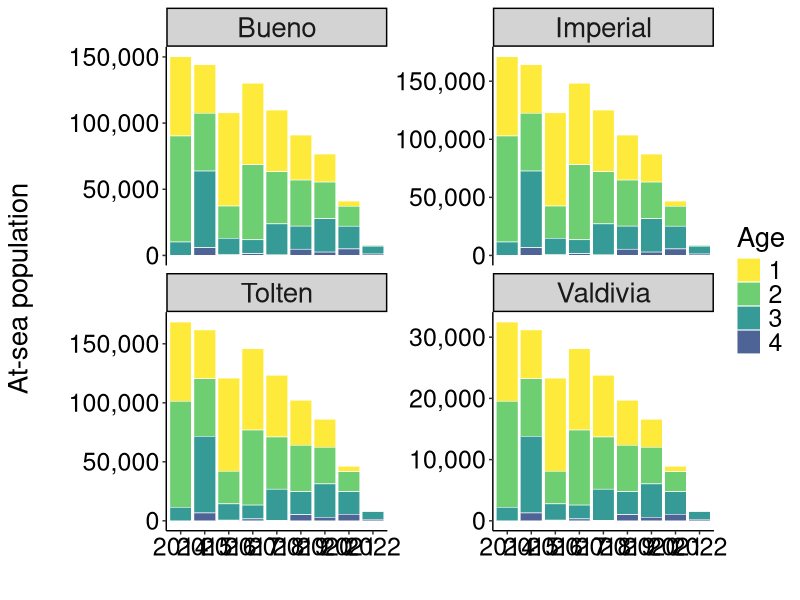
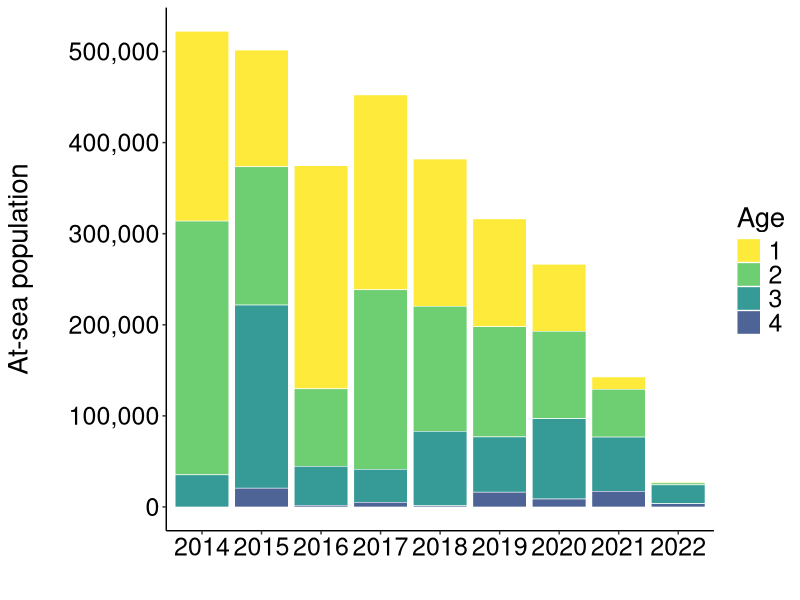

These charts were generated, in order, by the following R code:
# ================================================================
# RETROCÁLCULO POBLACIONAL POR RÍO
# Estima población en el mar antes del retorno
# ================================================================

library(tidyverse)
library(ggplot2)

# ---- Cargar datos ----

print("=== CARGANDO DATOS ===")

# Población por edad, río y año (del script anterior)
poblacion_por_edad <- read.csv("data/data_raw/river-population/age-structure-population-by-river.csv")

print(paste("Datos cargados:", nrow(poblacion_por_edad), "registros"))
print(paste("Ríos:", paste(unique(poblacion_por_edad$Rio), collapse = ", ")))
print(paste("Años:", paste(range(poblacion_por_edad$year), collapse = "-")))

# ---- Parámetros ----

# Mortalidades naturales por edad
# 1.221069147
# 0.677896542
# 0.488438297
# 0.396434143
# 0.343833221
# 0.310838767

# mortalidades <- c(`1` = 1.221069147, `2` = 0.677896542, `3` = 0.488438297, `4` = 0.396434143, `5` = 0.343833221)

mortalidades <- c(`1` = 0.2, `2` = 0.2, `3` = 0.2, `4` = 0.2, `5` = 0.2)

print("Mortalidades naturales:")
print(mortalidades)

# ---- Función retrocálculo por río ----

calcular_retrocalculo_por_rio <- function(datos_poblacion, mortalidades) {
  
  # Preparar datos
  datos_base <- datos_poblacion %>%
    filter(!is.na(N_estimado_por_edad), N_estimado_por_edad > 0) %>%
    mutate(age = as.numeric(age))
  
  # Lista para almacenar resultados
  poblacion_mar_completa <- data.frame()
  
  # Para cada registro de retornantes
  for(i in 1:nrow(datos_base)) {
    rio <- datos_base$Rio[i]
    edad_retorno <- datos_base$age[i]
    anio_retorno <- datos_base$year[i]
    retornantes <- datos_base$N_estimado_por_edad[i]
    
    # Reconstruir cohorte hacia atrás
    poblacion_actual <- retornantes
    
    for(edad_actual in edad_retorno:1) {
      anio_actual <- anio_retorno - (edad_retorno - edad_actual)
      
      # Aplicar mortalidad hacia atrás (excepto en edad de retorno)
      if(edad_actual < edad_retorno) {
        M_edad <- mortalidades[as.character(edad_actual)]
        if(!is.na(M_edad)) {
          poblacion_actual <- poblacion_actual * exp(M_edad)
        }
      }
      
      # Guardar solo si NO es retornante (población en el mar)
      if(edad_actual < edad_retorno) {
        poblacion_mar_completa <- rbind(
          poblacion_mar_completa,
          data.frame(
            year = anio_actual,
            Rio = rio,
            age = edad_actual,
            N_mar = poblacion_actual,
            cohorte_origen = paste(anio_retorno, edad_retorno, sep = "_")
          )
        )
      }
    }
  }
  
  # Sumar contribuciones por año-río-edad
  poblacion_mar_final <- poblacion_mar_completa %>%
    group_by(year, Rio, age) %>%
    summarise(
      N_mar = sum(N_mar, na.rm = TRUE),
      n_cohortes = n_distinct(cohorte_origen),
      .groups = "drop"
    ) %>%
    arrange(Rio, year, age)
  
  return(poblacion_mar_final)
}

# ---- Ejecutar retrocálculo ----

print("\n=== EJECUTANDO RETROCÁLCULO ===")

poblacion_mar_por_rio <- calcular_retrocalculo_por_rio(poblacion_por_edad, mortalidades)

print(paste("Población en mar calculada:", nrow(poblacion_mar_por_rio), "registros"))

# ---- Crear tabla global ----

poblacion_mar_global <- poblacion_mar_por_rio %>%
  group_by(year, age) %>%
  summarise(
    N_mar_total = sum(N_mar, na.rm = TRUE),
    n_rios = n_distinct(Rio),
    .groups = "drop"
  ) %>%
  arrange(year, age)

print("\n=== RESUMEN POR RÍO ===")
resumen_por_rio <- poblacion_mar_por_rio %>%
  group_by(Rio) %>%
  summarise(
    años_disponibles = n_distinct(year),
    total_poblacion = sum(N_mar, na.rm = TRUE),
    poblacion_promedio_anual = round(total_poblacion / años_disponibles, 0),
    .groups = "drop"
  )
print(resumen_por_rio)

print("\n=== RESUMEN GLOBAL ===")
resumen_global <- poblacion_mar_global %>%
  group_by(year) %>%
  summarise(
    total_año = sum(N_mar_total, na.rm = TRUE),
    .groups = "drop"
  )
print(head(resumen_global))

# ---- Gráficos ----

print("\n=== GENERANDO GRÁFICOS ===")

# # Colores por edad (escala de grises)
# colores_edad <- c(
#   "1" = "grey90",
#   "2" = "grey70", 
#   "3" = "grey50",
#   "4" = "grey30",
#   "5" = "grey10"
# )

# # Colores azules oceánicos por edad
# colores_edad <- c(
#  "1" = "#E3F2FD",  # azul muy claro
#  "2" = "#90CAF9",  # azul claro
#  "3" = "#42A5F5",  # azul medio
#  "4" = "#1976D2",  # azul oscuro
#  "5" = "#0D47A1"   # azul muy oscuro
# )

# Opción 2: Viridis
colores_edad <- c(
 "1" = "#FDE725",  # amarillo claro
 "2" = "#5DC863",  # verde
 "3" = "#21908C",  # verde-azul
 "4" = "#3B528B",  # azul-morado
 "5" = "#440154"   # morado oscuro
)

# Gráfico 1: Por río
p1 <- poblacion_mar_por_rio %>%
 filter(year >= 2014 & year <= 2022) %>%
 mutate(age = factor(age)) %>%
 ggplot(aes(x = factor(year), y = N_mar, fill = age)) +
 geom_col(alpha = 0.9, color = "white", size = 0.2) +
 facet_wrap(~ Rio, scales = "free_y") +
 scale_fill_manual(values = colores_edad, name = "Age") +
 scale_y_continuous(labels = scales::comma) +
 labs(
  #  title = "At-sea Population by River",
  #  subtitle = "Backward cohort reconstruction based on estimated spawners",
   x = "",
   y = "At-sea population\n"
 ) +
 theme_classic() +
 theme(
   axis.text = element_text(size = 18, color = "black"),
   strip.background = element_rect(fill = "lightgray"),
   axis.title = element_text(size = 20),
   strip.text = element_text(size = 20),
   legend.title = element_text(size = 20),
   legend.text = element_text(size = 18)
 )

print(p1)

# Gráfico 2: Global
p2 <- poblacion_mar_global  %>%
 filter(year >= 2014 & year <= 2022) %>%
 mutate(age = factor(age)) %>%
  mutate(age = factor(age)) %>%
  ggplot(aes(x = factor(year), y = N_mar_total, fill = age)) +
  geom_col(alpha = 0.9, color = "white", size = 0.2) +
  scale_fill_manual(values = colores_edad, name = "Age") +
  scale_y_continuous(labels = scales::comma) +
  labs(
    # title = "Población Total en el Mar (Todos los Ríos)",
    # subtitle = "Suma de retrocálculos de todos los ríos",
    x = "", 
    y = "At-sea population\n"
  ) +
 theme_classic() +
 theme(
   axis.text = element_text(size = 18, color = "black"),
   strip.background = element_rect(fill = "lightgray"),
   axis.title = element_text(size = 20),
   strip.text = element_text(size = 20),
   legend.title = element_text(size = 20),
   legend.text = element_text(size = 18)
 )
print(p2)

# ---- Guardar resultados ----

print("\n=== GUARDANDO RESULTADOS ===")


# Guardar tablas
write.csv(poblacion_mar_por_rio, "data/data_raw/river-population/poblacion_total_mar_por_rio.csv", row.names = FALSE)
write.csv(poblacion_mar_global, "data/data_raw/river-population/poblacion_mar_global.csv", row.names = FALSE)

print("Archivos guardados:")
print("- poblacion_total_mar_por_rio.csv")
print("- poblacion_mar_global.csv")

# ---- Resumen final ----

print("\n=== RESUMEN FINAL ===")
print("Población en el mar calculada por río y globalmente")
print("Parámetros usados:")
print(paste("- Mortalidades:", paste(names(mortalidades), "=", mortalidades, collapse = ", ")))
print(paste("- Ríos procesados:", length(unique(poblacion_mar_por_rio$Rio))))
print(paste("- Años:", paste(range(poblacion_mar_por_rio$year), collapse = "-")))
print(paste("- Total registros por río:", nrow(poblacion_mar_por_rio)))
print(paste("- Total registros globales:", nrow(poblacion_mar_global)))
